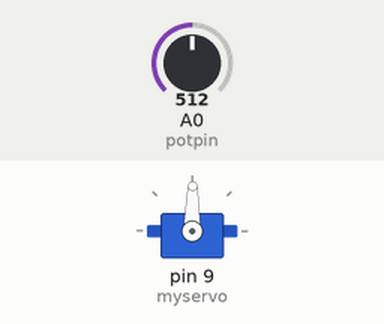
The sketch below on a simulated Arduino Uno, built with avr-gcc and run on an emulated ATmega328P. On the bench: servo. The inputs (shaded band) are chosen by the test bench; at power-on: A0 (potpin) = 512.

Above: at 1.2 s.
1.3 s: A0 (potpin) set to 716
At 2.2 s:
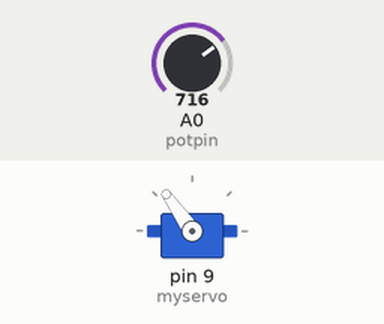
2.8 s: A0 (potpin) set to 900
At 4.0 s:
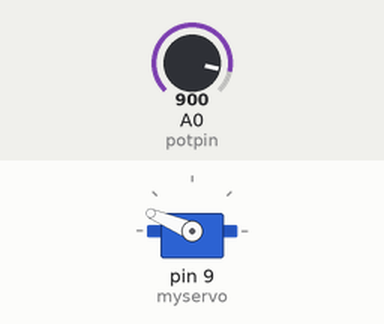
4.3 s: A0 (potpin) set to 1023
At 5.5 s:
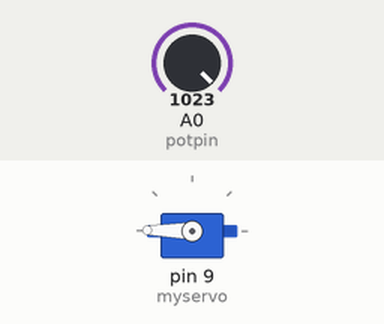
5.8 s: A0 (potpin) set to 306
At 6.5 s:
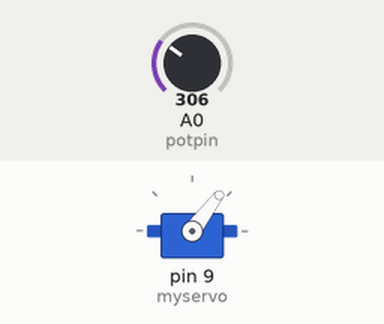
7.3 s: A0 (potpin) set to 122
At 8.0 s:
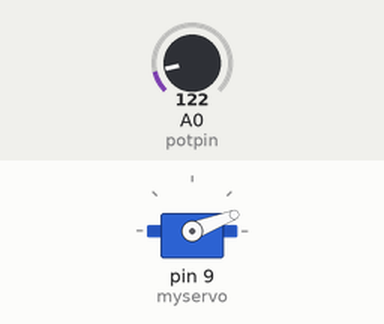
8.8 s: A0 (potpin) set to 511
At 10.0 s:
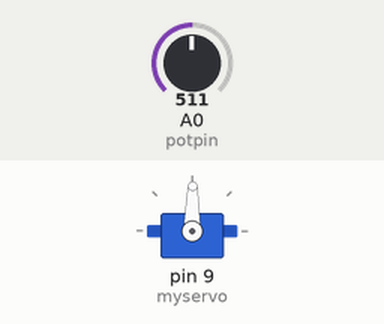
Timing chart, 0 to 11.3 s (numbered marks = the images above; inputs shaded):
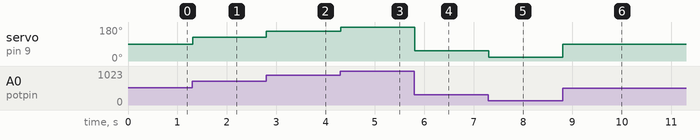

The sketch:

_13_servo_potenziometro.ino
```cpp
// Controlling a servo position using a potentiometer (variable resistor)
// by Michal Rinott <http://people.interaction-ivrea.it/m.rinott>

#include <Servo.h>

Servo myservo;  		// create servo object to control a servo

int potpin = A0;        // analog pin used to connect the potentiometer
int posizione;          // variable to read the value from the analog pin

void setup()
{
  pinMode(potpin, INPUT);
  myservo.attach(9);  		// attaches the servo on pin 9 to the servo object
}

void loop()
{
  posizione = analogRead(potpin);            		// Leggo il valore del potenziometro
  posizione = map(posizione, 0, 1023, 0, 179);		// Riduco la gamma di valori a 180
  myservo.write(posizione);                  		// Scrivo la posizione sul servo
  delay(15);
}
```

Measured:
- after the input at 1.3 s, servo on pin 9 (myservo): 89° → 125° at once
- after the input at 2.8 s, servo on pin 9 (myservo): 125° → 157° at once
- after the input at 4.3 s, servo on pin 9 (myservo): 157° → 179° at once
- after the input at 5.8 s, servo on pin 9 (myservo): 179° → 53° at once
- after the input at 7.3 s, servo on pin 9 (myservo): 53° → 21° at once
- after the input at 8.8 s, servo on pin 9 (myservo): 21° → 89° at once
